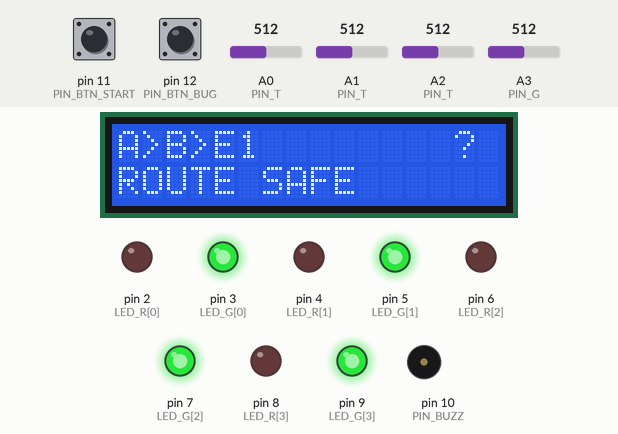
Bench run of a sketch on a simulated Arduino Uno, built with avr-gcc and run on an emulated ATmega328P. Shown: 16×2 character LCD, output pins drawn as LEDs (lit = HIGH), buzzer (waves = sounding). The test bench sets the inputs (shaded band); at power-on: pin 11 (PIN_BTN_START) HIGH, pin 12 (PIN_BTN_BUG) HIGH, A0 (PIN_T) = 512, A1 (PIN_T) = 512, A2 (PIN_T) = 512, A3 (PIN_G) = 512. What the sketch prints to the serial monitor is not drawn.

Above: at 3.8 s.
3.9 s: pin 11 (PIN_BTN_START) pulled LOW for 0.15 s
At 4.9 s:
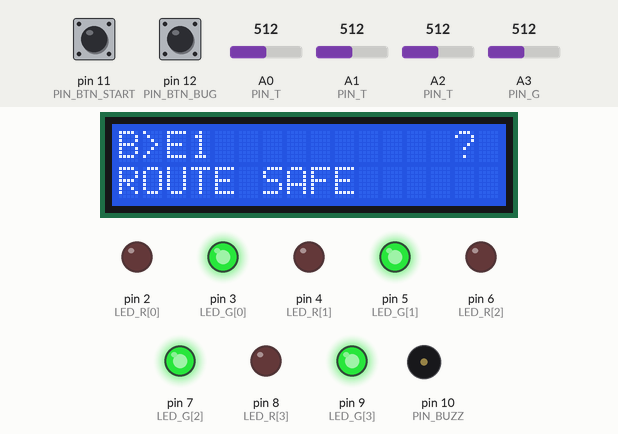
7.0 s: pin 11 (PIN_BTN_START) pulled LOW for 0.15 s
At 8.0 s:
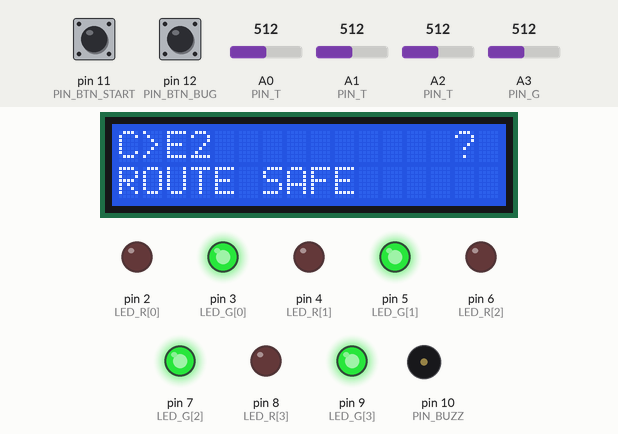
10.1 s: pin 11 (PIN_BTN_START) pulled LOW for 0.15 s
At 11.5 s:
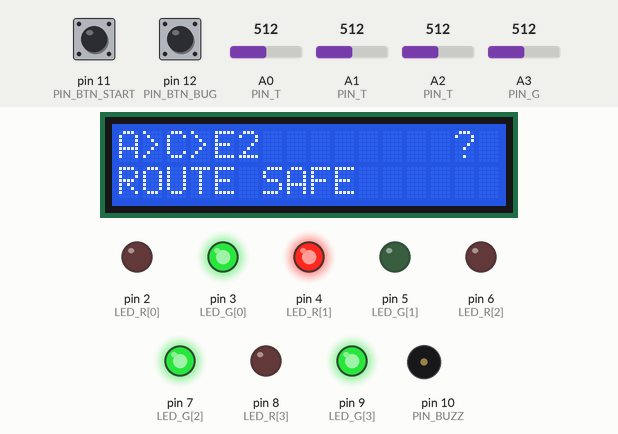
13.2 s: pin 11 (PIN_BTN_START) pulled LOW for 0.15 s
At 14.5 s:
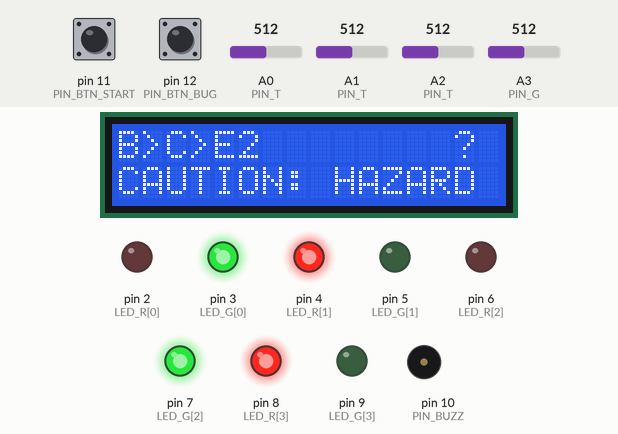
16.3 s: pin 11 (PIN_BTN_START) pulled LOW for 0.15 s
At 17.4 s:
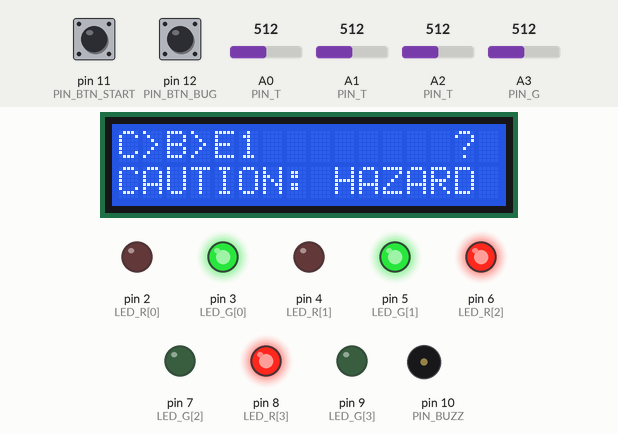
19.4 s: pin 11 (PIN_BTN_START) pulled LOW for 0.15 s
At 23.0 s:
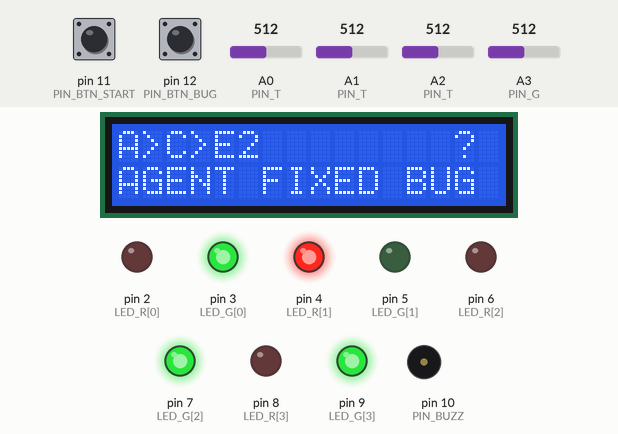
Timing chart, 0 to 28.5 s (numbered marks = the images above; inputs shaded):
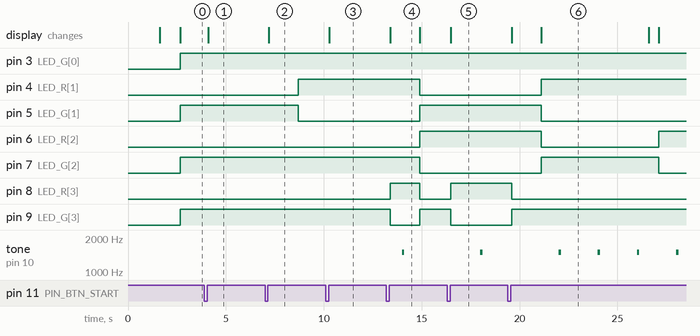

The sketch:

sketch.ino
```cpp
#include <Arduino.h>
#include <Wire.h>
#include <LiquidCrystal_I2C.h>
#include <math.h>

// SMART EVACUATION MANAGER - ARDUINO UNO
// Demo mode works without an ADS1115 module.

// ---------------- PIN CONFIGURATION ----------------

const int PIN_T[3] = {A0, A1, A2};
const int PIN_G[3] = {A3, -1, -1};

const int LED_R[4] = {2, 4, 6, 8};
const int LED_G[4] = {3, 5, 7, 9};

const int PIN_BUZZ = 10;
const int PIN_BTN_START = 11;
const int PIN_BTN_BUG = 12;

LiquidCrystal_I2C lcd(0x27, 16, 2);

const int NN = 5;
const int NROOM = 3;

const char* NAME[NN] = {
  "Room A", "Room B", "Room C", "EXIT 1", "EXIT 2"
};

const char* CODE[NN] = {"A", "B", "C", "E1", "E2"};

struct Edge {
  uint8_t a, b;
  float d;
};

const Edge EDGES[] = {
  {0, 1, 10}, {1, 2, 8}, {0, 2, 15},
  {1, 3, 16}, {2, 4, 12}, {1, 4, 24}, {0, 3, 40}
};

const int NE = sizeof(EDGES) / sizeof(EDGES[0]);

const float ALERT_HAZARD = 40;
const float FAULT_HAZARD = 75;
const float RISK_GAIN = 9;
const float NTC_BETA = 3950;

float temp[NROOM], aqi[NROOM], hz[NN], W[NN][NN];
bool sensFault[NROOM];

bool bugMode = false, quarantine = false, failsafe = false;
int startRoom = 0, consecutiveBugs = 0, healCount = 0;

unsigned long fixUntil = 0, lastCycle = 0, lastPrint = 0;
unsigned long lastBtn = 0, pressStart = 0, scenStart = 0;

uint32_t blockedMask = 0, prevBlockedMask = 0xFFFFFFFFUL;

int routeLedMode = 0;
int alarmMode = 0;
float routeRisk = 0;

bool prevS = HIGH, prevB = HIGH, forceCycle = true;
bool demoMode = true;
int scen = -1;

const bool BUZZER_ENABLED = true;

float baseG[NROOM] = {2000, 2000, 2000};
int rawT[NROOM], rawG[NROOM];

struct Scenario {
  const char* title;
  float t[3];
  float a[3];
  bool bug;
};

const Scenario SC[] = {
  {"All clear",                {26,26,26}, {40,40,40}, false},
  {"Room B heating up",        {26,52,26}, {40,40,40}, false},
  {"Room C smoky",             {26,26,26}, {40,40,250}, false},
  {"Room B on FIRE (INF)+BUG", {26,65,26}, {40,40,40}, true},
  {"B and C blocked + BUG",    {26,65,62}, {40,40,40}, true},
  {"Room A trapped, no exit",  {70,26,26}, {40,40,40}, false},
  {"Fire out, recovering",     {30,38,30}, {40,90,40}, false}
};

const int NSC = sizeof(SC) / sizeof(SC[0]);
const unsigned long SCEN_MS = 6000;

struct Route {
  int path[NN];
  int len;
  float cost;
  bool ok;
};

Route cur;

// ---------------- SENSOR READING ----------------

int readAvg(int pin) {
  long sum = 0;

  for (int i = 0; i < 8; i++) {
    sum += analogRead(pin);
  }

  return sum / 8;
}

// No ADS1115 is installed.
// Only Gas A is connected to an available analog pin.
// Demo readings for all rooms come from SC[].
int readGas(int room) {
  if (room == 0) {
    return readAvg(A3);
  }

  return 0;
}

float score(float v, float lo, float hi) {
  return constrain(
    (v - lo) / (hi - lo), 0.0f, 1.0f
  ) * 100.0f;
}

float aqiFromRaw(int raw, float base) {
  if (base < 1) base = 1;

  if (raw <= base) {
    return 40.0f * raw / base;
  }

  return 40.0f +
         (raw - base) * 460.0f / (1023.0f - base);
}

void readSensors() {
  for (int r = 0; r < NROOM; r++) {
    rawT[r] = readAvg(PIN_T[r]);
    rawG[r] = readGas(r);

    if (demoMode) {
      temp[r] = SC[scen].t[r];
      aqi[r] = SC[scen].a[r];
      sensFault[r] = false;
    } else {
      sensFault[r] = (rawT[r] <= 2 || rawT[r] >= 1021);

      float a = constrain(rawT[r], 1, 1022);

      temp[r] = 1.0f /
        (log(1023.0f / a - 1.0f) / NTC_BETA
         + 1.0f / 298.15f) - 273.15f;

      aqi[r] = aqiFromRaw(rawG[r], baseG[r]);
    }

    float h = max(
      score(temp[r], 35, 60),
      score(aqi[r], 100, 300)
    );

    if (sensFault[r]) {
      h = max(h, FAULT_HAZARD);
    }

    hz[r] = h;
  }

  hz[3] = hz[4] = 0;
}

void demoTick() {
  if (!demoMode) return;

  if (scen < 0 || millis() - scenStart >= SCEN_MS) {
    scen = (scen + 1) % NSC;
    scenStart = millis();

    bugMode = SC[scen].bug;

    if (!bugMode) {
      quarantine = false;
      consecutiveBugs = 0;
    }

    prevBlockedMask = 0xFFFFFFFFUL;

    Serial.print(F("\n=== DEMO SCENARIO "));
    Serial.print(scen + 1);
    Serial.print('/');
    Serial.print(NSC);
    Serial.print(F(": "));
    Serial.print(SC[scen].title);
    Serial.println(F(" ==="));
  }
}

// ---------------- GRAPH ----------------

bool edgeExists(int a, int b) {
  for (int i = 0; i < NE; i++) {
    if ((EDGES[i].a == a && EDGES[i].b == b) ||
        (EDGES[i].a == b && EDGES[i].b == a)) {
      return true;
    }
  }

  return false;
}

void buildGraph() {
  for (int i = 0; i < NN; i++) {
    for (int j = 0; j < NN; j++) {
      W[i][j] = INFINITY;
    }
  }

  blockedMask = 0;

  for (int i = 0; i < NE; i++) {
    float risk = max(hz[EDGES[i].a], hz[EDGES[i].b]);

    float w = risk >= 100
      ? INFINITY
      : EDGES[i].d * (1.0f + RISK_GAIN * risk / 100.0f);

    W[EDGES[i].a][EDGES[i].b] = w;
    W[EDGES[i].b][EDGES[i].a] = w;

    if (isinf(w)) {
      blockedMask |= (1UL << i);
    }
  }
}

// ---------------- ROUTING ----------------

Route makeRoute(int src, int* prev, float* dist) {
  Route r;
  r.ok = false;
  r.len = 0;
  r.cost = INFINITY;

  int best = -1;

  for (int e = NROOM; e < NN; e++) {
    if (!isinf(dist[e]) &&
        (best == -1 || dist[e] < dist[best])) {
      best = e;
    }
  }

  if (best == -1) return r;

  int tmp[NN], n = 0;

  for (int v = best; v != -1 && n < NN; v = prev[v]) {
    tmp[n++] = v;
  }

  if (n == 0 || tmp[n - 1] != src) return r;

  for (int i = 0; i < n; i++) {
    r.path[i] = tmp[n - 1 - i];
  }

  r.len = n;
  r.cost = dist[best];
  r.ok = true;

  return r;
}

Route dijkstraRoute(int src) {
  float dist[NN];
  int prev[NN];
  bool done[NN];

  for (int i = 0; i < NN; i++) {
    dist[i] = INFINITY;
    prev[i] = -1;
    done[i] = false;
  }

  dist[src] = 0;

  for (int it = 0; it < NN; it++) {
    int u = -1;

    for (int i = 0; i < NN; i++) {
      if (!done[i] &&
          (u == -1 || dist[i] < dist[u])) {
        u = i;
      }
    }

    if (u == -1 || isinf(dist[u])) break;

    done[u] = true;

    for (int v = 0; v < NN; v++) {
      if (!edgeExists(u, v)) continue;

      float w = W[u][v];

      if (bugMode && isinf(w)) {
        w = 5.0f;
      }

      if (isinf(w)) continue;

      if (dist[u] + w < dist[v]) {
        dist[v] = dist[u] + w;
        prev[v] = u;
      }
    }
  }

  return makeRoute(src, prev, dist);
}

Route bellmanFord(int src) {
  float dist[NN];
  int prev[NN];

  for (int i = 0; i < NN; i++) {
    dist[i] = INFINITY;
    prev[i] = -1;
  }

  dist[src] = 0;

  for (int k = 0; k < NN - 1; k++) {
    for (int i = 0; i < NE; i++) {
      int a = EDGES[i].a;
      int b = EDGES[i].b;
      float w = W[a][b];

      if (isinf(w)) continue;

      if (!isinf(dist[a]) && dist[a] + w < dist[b]) {
        dist[b] = dist[a] + w;
        prev[b] = a;
      }

      if (!isinf(dist[b]) && dist[b] + w < dist[a]) {
        dist[a] = dist[b] + w;
        prev[a] = b;
      }
    }
  }

  return makeRoute(src, prev, dist);
}

// ---------------- GUARDIAN AGENT ----------------

const char* verifyRoute(const Route& r, int src, const Route& ref) {
  if (!r.ok) {
    return ref.ok ? "safe path exists but router failed" : nullptr;
  }

  if (r.len < 2 || r.path[0] != src) {
    return "route does not start at user";
  }

  if (r.path[r.len - 1] < NROOM) {
    return "route does not end at an exit";
  }

  float sum = 0;

  for (int i = 0; i < r.len - 1; i++) {
    int a = r.path[i];
    int b = r.path[i + 1];

    if (!edgeExists(a, b)) return "non-existent corridor";
    if (isinf(W[a][b])) return "route uses blocked corridor";

    sum += W[a][b];
  }

  if (fabs(sum - r.cost) > 0.01f) return "route cost mismatch";
  if (ref.ok && sum > ref.cost + 0.01f) return "route is not optimal";

  return nullptr;
}

String pathStr(const Route& r) {
  String s;

  for (int i = 0; i < r.len; i++) {
    if (i) s += '>';
    s += CODE[r.path[i]];
  }

  return s;
}

// ---------------- OUTPUTS ----------------

void buzz(int frequency) {
  if (!BUZZER_ENABLED || frequency <= 0) {
    noTone(PIN_BUZZ);
  } else {
    tone(PIN_BUZZ, frequency);
  }
}

void updateOutputs() {
  unsigned long t = millis();

  for (int r = 0; r < NROOM; r++) {
    bool red = hz[r] >= ALERT_HAZARD;

    digitalWrite(LED_R[r], red ? HIGH : LOW);
    digitalWrite(LED_G[r], red ? LOW : HIGH);
  }

  bool blinkOn = (t / 300) % 2;
  bool rr = routeLedMode == 1 ||
            (routeLedMode == 2 && blinkOn);

  digitalWrite(LED_R[3], rr ? HIGH : LOW);
  digitalWrite(LED_G[3], routeLedMode == 0 ? HIGH : LOW);

  if (alarmMode == 2) {
    buzz(blinkOn ? 2500 : 0);
  } else if (alarmMode == 1) {
    buzz((t % 2000) < 120 ? 1500 : 0);
  } else {
    buzz(0);
  }
}

void showLcd() {
  char l1[17], l2[17];

  if (cur.ok) {
    snprintf(l1, sizeof(l1), "%-10s%5.0f",
             pathStr(cur).c_str(), cur.cost);
  } else {
    snprintf(l1, sizeof(l1), "%-16s", "NO ROUTE");
  }

  if (failsafe) {
    snprintf(l2, sizeof(l2), "%-16s", "FAILSAFE-EVAC");
  } else if (!cur.ok) {
    snprintf(l2, sizeof(l2), "%-16s", "NO SAFE PATH!!");
  } else if (millis() < fixUntil) {
    snprintf(l2, sizeof(l2), "%-16s", "AGENT FIXED BUG");
  } else if (blockedMask) {
    String b = "NO:";

    for (int i = 0; i < NE; i++) {
      if (blockedMask & (1UL << i)) {
        b += CODE[EDGES[i].a];
        b += '-';
        b += CODE[EDGES[i].b];
        b += ' ';
      }
    }

    snprintf(l2, sizeof(l2), "%-16s", b.c_str());
  } else if (routeRisk >= ALERT_HAZARD) {
    snprintf(l2, sizeof(l2), "%-16s", "CAUTION: HAZARD");
  } else {
    snprintf(l2, sizeof(l2), "%-16s", "ROUTE SAFE");
  }

  lcd.setCursor(0, 0);
  lcd.print(l1);

  lcd.setCursor(0, 1);
  lcd.print(l2);
}

// ---------------- MAIN CYCLE ----------------

void cycle() {
  demoTick();
  readSensors();
  buildGraph();

  Route ref = bellmanFord(startRoom);
  Route r = quarantine ? ref : dijkstraRoute(startRoom);

  const char* why =
    quarantine ? nullptr : verifyRoute(r, startRoom, ref);

  if (why) {
    healCount++;
    consecutiveBugs++;

    Serial.print(F("GUARDIAN: "));
    Serial.println(why);
    Serial.println(F("Replacing route with verified route"));

    r = ref;
    fixUntil = millis() + 4000;

    if (consecutiveBugs >= 3 && !quarantine) {
      quarantine = true;
      Serial.println(F("Primary router quarantined"));
    }
  } else if (!quarantine) {
    consecutiveBugs = 0;
  }

  failsafe = false;

  const char* why2 = verifyRoute(r, startRoom, ref);

  if (why2) {
    r.ok = false;
    failsafe = true;

    Serial.print(F("FAILSAFE: "));
    Serial.println(why2);
  }

  cur = r;
  routeRisk = 0;

  if (cur.ok) {
    for (int i = 0; i < cur.len - 1; i++) {
      routeRisk = max(routeRisk,
        max(hz[cur.path[i]], hz[cur.path[i + 1]]));
    }
  }

  if (!cur.ok) {
    routeLedMode = 2;
    alarmMode = 2;
  } else if (routeRisk >= ALERT_HAZARD) {
    routeLedMode = 1;
    alarmMode = 1;
  } else {
    routeLedMode = 0;
    alarmMode = blockedMask ? 1 : 0;
  }

  if (blockedMask != prevBlockedMask) {
    for (int i = 0; i < NE; i++) {
      if (blockedMask & (1UL << i)) {
        Serial.print(F("BLOCKED: "));
        Serial.print(NAME[EDGES[i].a]);
        Serial.print(F(" <-> "));
        Serial.println(NAME[EDGES[i].b]);
      }
    }

    if (!blockedMask) {
      Serial.println(F("All paths passable again"));
    }

    prevBlockedMask = blockedMask;
  }

  showLcd();

  if (millis() - lastPrint >= 1000) {
    lastPrint = millis();

    Serial.println(F("-------------------------------"));

    for (int r2 = 0; r2 < NROOM; r2++) {
           Serial.print(temp[r2], 1);
      Serial.print(F(" C AQI "));
      Serial.print(aqi[r2], 0);
      Serial.print(F(" hazard "));
      Serial.print(hz[r2], 0);
      Serial.println(hz[r2] >= ALERT_HAZARD ? " RED" : " GREEN");
    }

    Serial.print(F("MODE "));
    Serial.print(demoMode ? F("DEMO") : F("LIVE"));
    Serial.print(F(" | Room "));
    Serial.print(NAME[startRoom]);
    Serial.print(F(" | bug="));
    Serial.print(bugMode);
    Serial.print(F(" quarantine="));
    Serial.print(quarantine);
    Serial.print(F(" repairs="));
    Serial.println(healCount);

    if (cur.ok) {
      Serial.print(F("ROUTE: "));
      Serial.print(pathStr(cur));
      Serial.print(F(" | cost "));
      Serial.print(cur.cost, 1);
      Serial.print(F(" | risk "));
      Serial.println(routeRisk, 0);
    } else {
      Serial.println(F("NO SAFE ROUTE TO AN EXIT"));
    }
  }
}

// ---------------- BUTTONS ----------------

void handleButtons() {
  bool s = digitalRead(PIN_BTN_START);
  bool b = digitalRead(PIN_BTN_BUG);
  unsigned long now = millis();

  if (prevS == HIGH && s == LOW) {
    pressStart = now;
  }

  if (prevS == LOW && s == HIGH && now - lastBtn > 50) {
    lastBtn = now;
    forceCycle = true;

    if (now - pressStart >= 1000) {
      demoMode = !demoMode;
      scen = -1;

      if (!demoMode) {
        bugMode = false;
        quarantine = false;
        consecutiveBugs = 0;
      }

      Serial.println(demoMode ? F("DEMO MODE ON") : F("LIVE MODE"));
    } else {
      startRoom = (startRoom + 1) % NROOM;
      Serial.print(F("Current room: "));
      Serial.println(NAME[startRoom]);
    }
  }

  if (prevB == HIGH && b == LOW && now - lastBtn > 200) {
    lastBtn = now;
    forceCycle = true;
    bugMode = !bugMode;

    if (!bugMode) {
      quarantine = false;
      consecutiveBugs = 0;
    }

    Serial.println(bugMode ? F("BUG INJECTED") : F("ROUTER PATCHED"));
  }

  prevS = s;
  prevB = b;
}

// ---------------- SETUP / LOOP ----------------

void setup() {
  Serial.begin(115200);

  Wire.begin();
  lcd.init();
  lcd.backlight();
  lcd.clear();

  lcd.setCursor(0, 0);
  lcd.print(F("Evac Manager"));
  lcd.setCursor(0, 1);
  lcd.print(F("Booting..."));
  delay(1500);

  for (int i = 0; i < 4; i++) {
    pinMode(LED_R[i], OUTPUT);
    pinMode(LED_G[i], OUTPUT);
  }

  pinMode(PIN_BUZZ, OUTPUT);
  pinMode(PIN_BTN_START, INPUT_PULLUP);
  pinMode(PIN_BTN_BUG, INPUT_PULLUP);

  lcd.clear();
  lcd.print(F("Evac Manager"));
  lcd.setCursor(0, 1);
  lcd.print(F("System Ready"));
  delay(1000);

  for (int r = 0; r < NROOM; r++) {
    baseG[r] = constrain(readGas(r), 10, 1000);
  }

  Serial.println(F("Smart Evacuation Manager ready"));
  Serial.println(F("Blue: tap=change room, hold=demo/live"));
  Serial.println(F("Red: inject/clear router bug"));
  Serial.println(F("Demo mode runs without ADS1115"));

  lcd.clear();
}

void loop() {
  handleButtons();

  if (forceCycle || millis() - lastCycle >= 500) {
    forceCycle = false;
    lastCycle = millis();
    cycle();
  }

  updateOutputs();
}
```

Measured:
- after the input at 3.9 s, the display: changes after 0.20 s (image 1)
- after the input at 7.0 s, pin 4 (LED_R[1]): LOW → HIGH after 1.7 s instead of 2.1 s; pin 5 (LED_G[1]): HIGH → LOW after 1.7 s instead of 2.1 s
- after the input at 10.1 s, the display: changes after 0.19 s (image 3)
- after the input at 13.2 s, pin 8 (LED_R[3]): LOW → HIGH after 0.19 s, → LOW 1.5 s later; pin 9 (LED_G[3]): HIGH → LOW after 0.19 s, → HIGH 1.5 s later; tone on pin 10 (PIN_BUZZ): silent → 1500 Hz after 0.80 s, → silent 0.12 s later; the display: changes after 0.19 s (image 4)
- after the input at 16.3 s, pin 8 (LED_R[3]): LOW → HIGH after 0.19 s; pin 9 (LED_G[3]): HIGH → LOW after 0.19 s; tone on pin 10 (PIN_BUZZ): silent → 1500 Hz after 1.7 s, → silent 0.12 s later; the display: changes after 0.19 s (image 5)
- after the input at 19.4 s, the display: first changes after 0.19 s (image 6 shows a later state)
- what the display in image 4 shows lasts 1.5 s, from 13.4 s to 14.9 s
